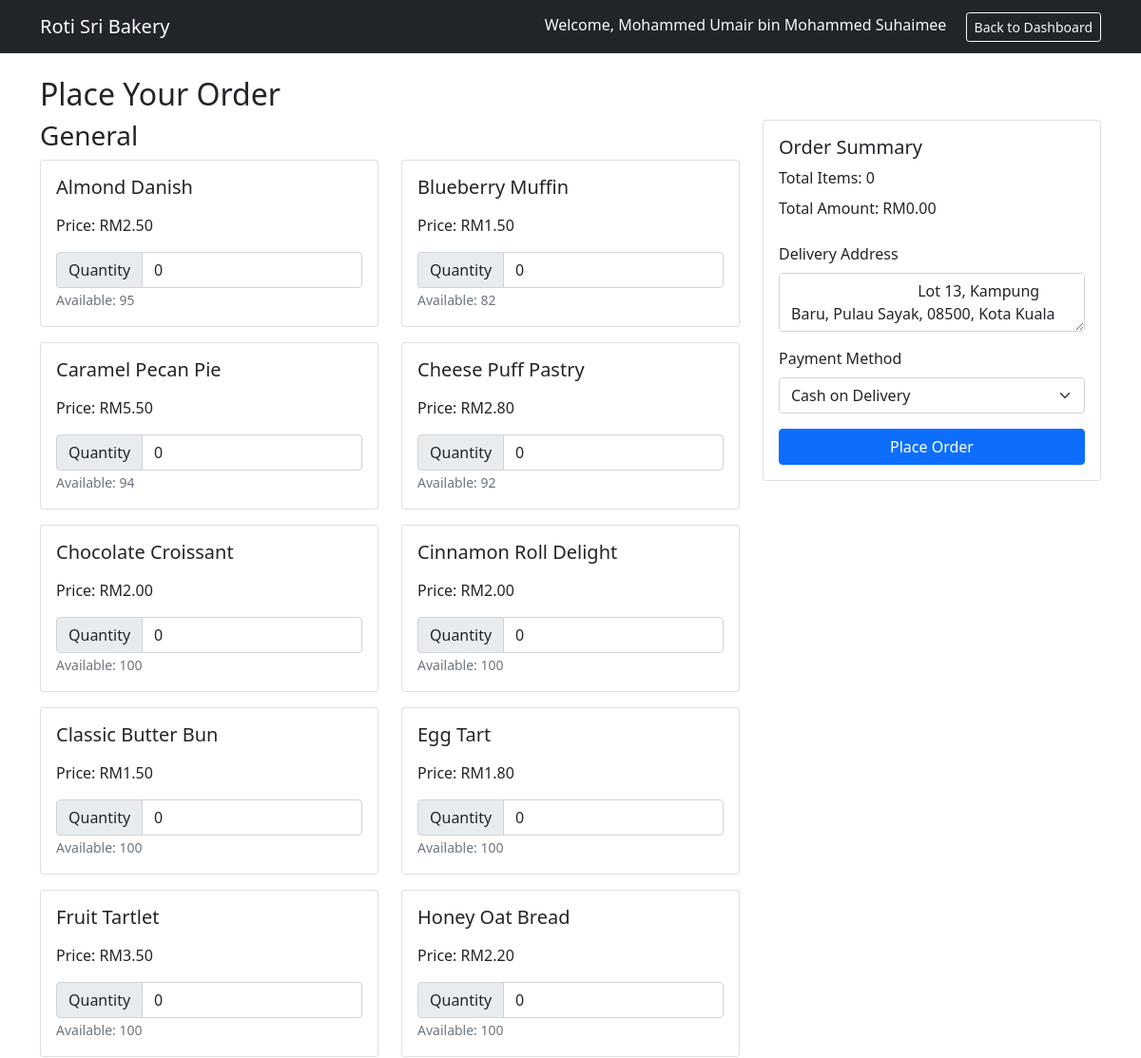
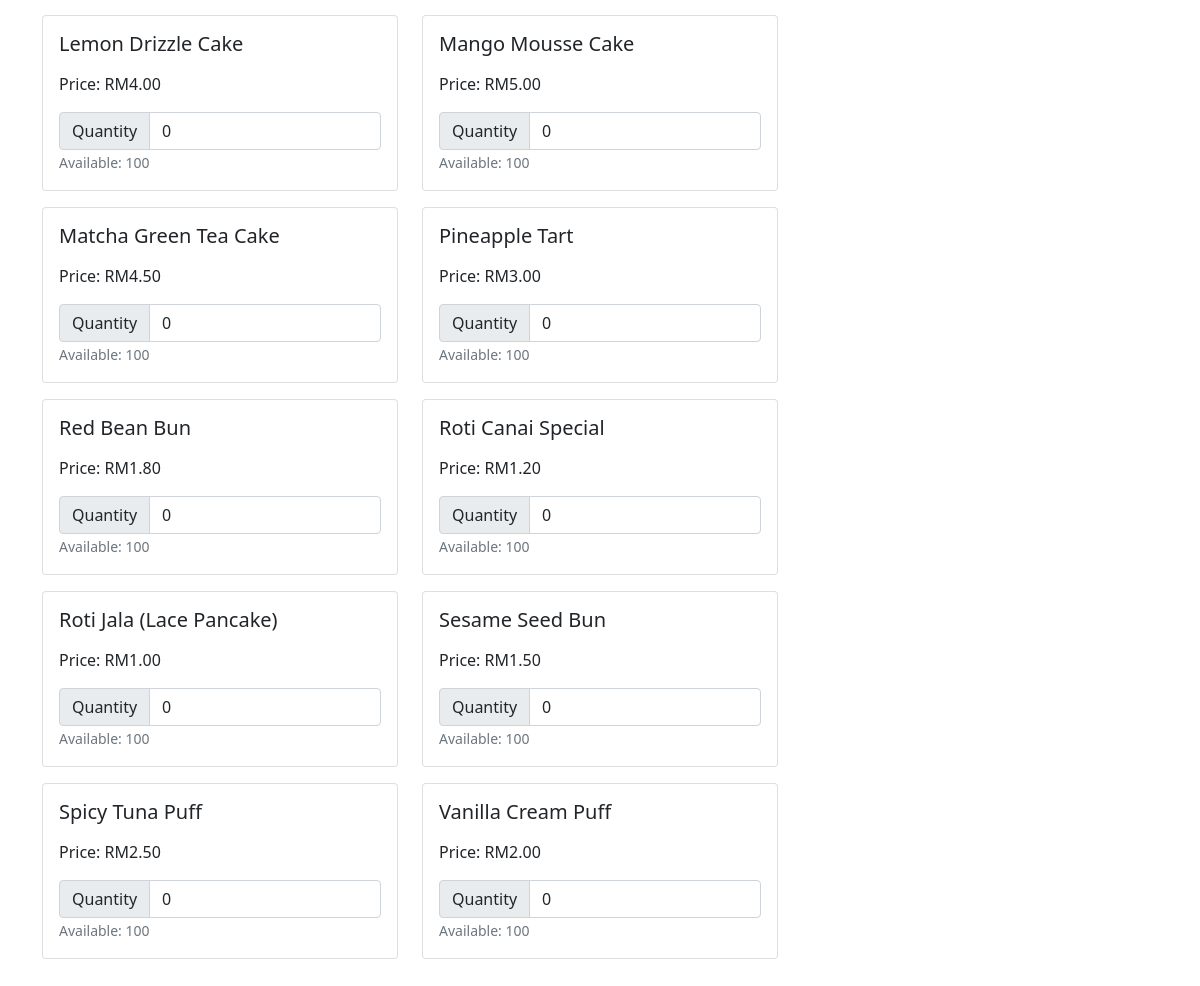
The app's page /place_order.php (signed in), older data (2 pictures, top to bottom).
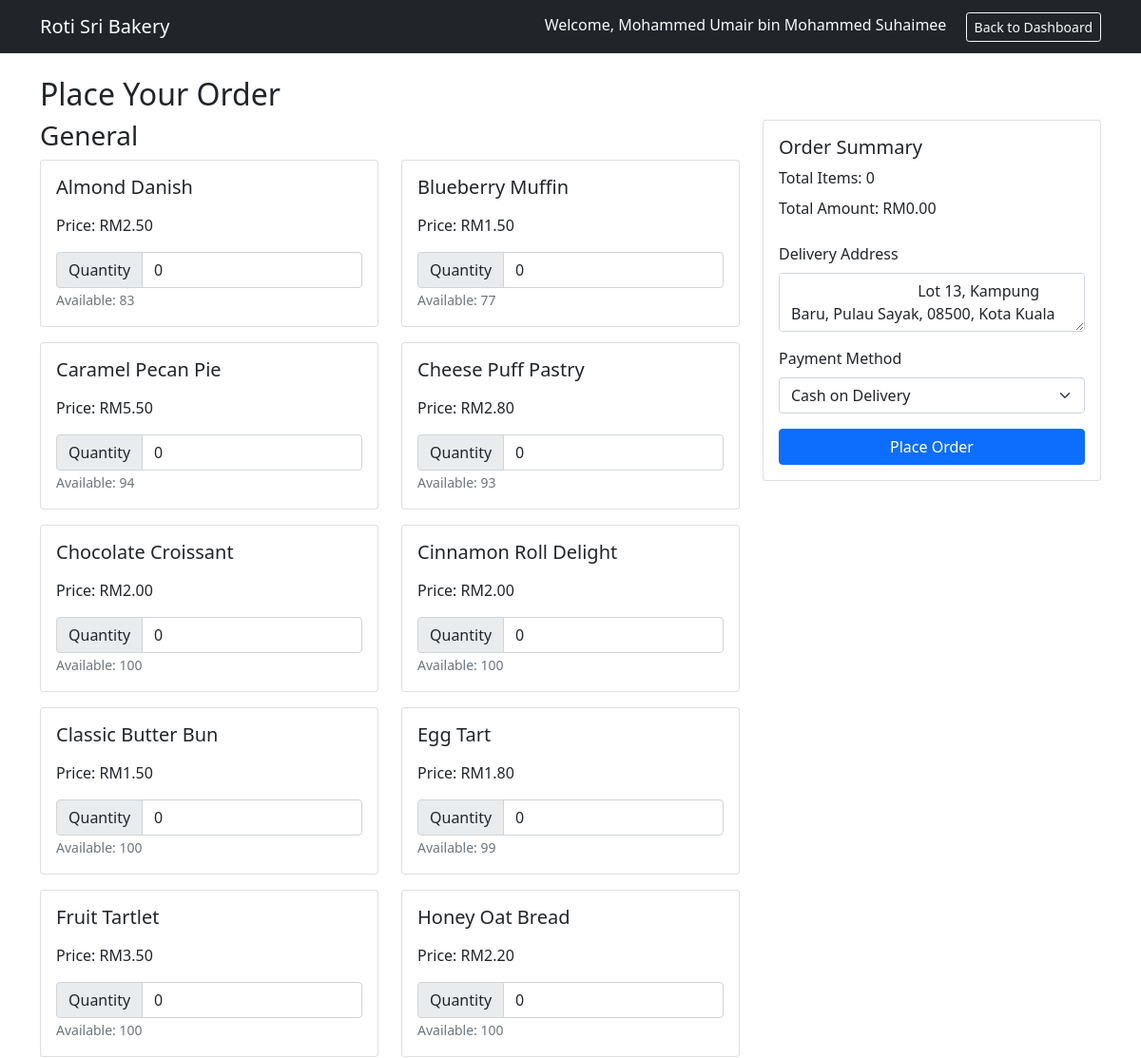
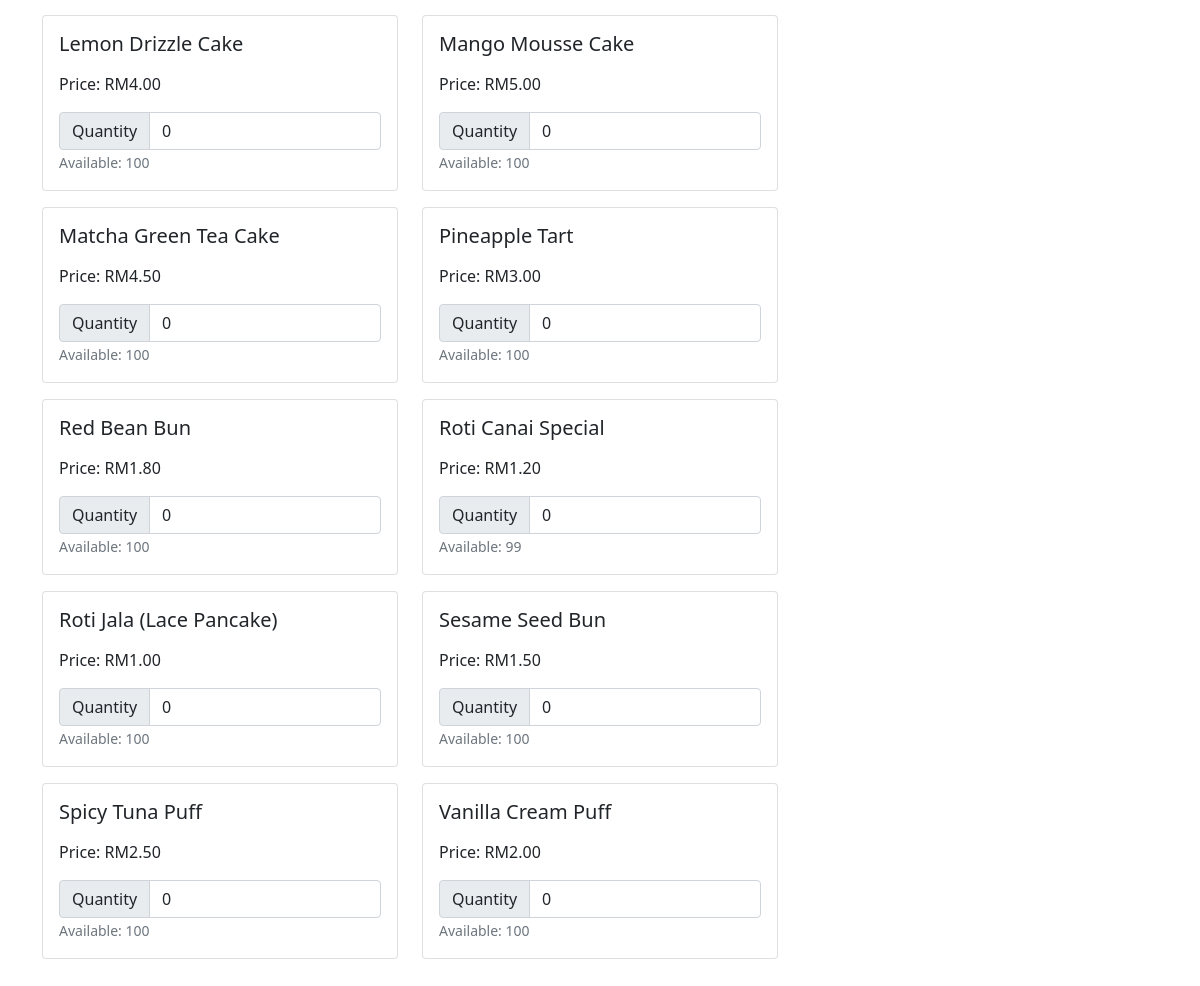
The same page, newer data (2 pictures, top to bottom).
### tables this page shows
CREATE TABLE `inventory` (
  `id` int(11) NOT NULL,
  `product_name` varchar(200) NOT NULL,
  `description` text DEFAULT NULL,
  `category` varchar(50) NOT NULL,
  `unit_price` decimal(10,2) NOT NULL,
  `stock_level` int(11) NOT NULL,
  `reorder_point` int(11) NOT NULL,
  `status` enum('active','inactive') DEFAULT 'active',
  `created_at` timestamp NOT NULL DEFAULT current_timestamp(),
  `updated_at` timestamp NOT NULL DEFAULT current_timestamp() ON UPDATE current_timestamp()
);

### place_order.php (the view, shortened to what the changed rows need)
<?php
require 'db_connection.php';
$stmt = $conn->prepare("
    SELECT i.*,
           COALESCE(i.stock_level - COALESCE(SUM(CASE
               WHEN o.status = 'pending' OR o.status = 'processing'
               THEN oi.quantity
               ELSE 0
           END), 0), i.stock_level) as actual_stock
    FROM inventory i
    LEFT JOIN order_items oi ON i.id = oi.product_id
    LEFT JOIN orders o ON oi.order_id = o.id
    WHERE i.status = 'active'
    GROUP BY i.id
    HAVING actual_stock > 0
    ORDER BY i.category, i.product_name
");
$stmt->execute();
$products = $stmt->get_result()->fetch_all(MYSQLI_ASSOC);
$categorized_products = [];
foreach ($products as $product) {
    $categorized_products[$product['category']][] = $product;
}
?>
<!DOCTYPE html>
<html>
<head>
    <link href="https://cdn.jsdelivr.net/npm/bootstrap@5.1.3/dist/css/bootstrap.min.css" rel="stylesheet">
</head>
<body>
<div class="container mt-4">
    <h2>Place Your Order</h2>
    <form method="POST" action="" class="needs-validation" novalidate>
        <div class="row">
            <div class="col-md-8">
                <?php foreach ($categorized_products as $category => $items): ?>
                    <div class="category-section">
                        <h3><?php echo htmlspecialchars($category ?: 'General'); ?></h3>
                        <div class="row">
                            <?php foreach ($items as $product): ?>
                                <div class="col-md-6 mb-3">
                                    <div class="card product-card">
                                        <div class="card-body">
                                            <h5 class="card-title">
                                                <?php echo htmlspecialchars($product['product_name']); ?>
                                            </h5>
                                            <p class="card-text">
                                                Price: RM<?php echo number_format($product['unit_price'], 2); ?>
                                            </p>
                                            <div class="input-group">
                                                <span class="input-group-text">Quantity</span>
                                                <input type="number"
                                                       class="form-control item-quantity"
                                                       name="items[<?php echo $product['id']; ?>]"
                                                       data-price="<?php echo $product['unit_price']; ?>"
                                                       min="0"
                                                       max="<?php echo $product['actual_stock']; ?>"
                                                       value="0">
                                            </div>
                                            <small class="text-muted">
                                                Available: <?php echo $product['actual_stock']; ?>
                                            </small>
                                        </div>
                                    </div>
                                </div>
                            <?php endforeach; ?>
                        </div>
                    </div>
                <?php endforeach; ?>
            </div>
        </div>
    </form>
</div>
</body>
</html>

Row changes from the older to the newer data that the page shows:
changed inventory "Almond Danish": actual_stock "95" → "83"
changed inventory "Blueberry Muffin": actual_stock "82" → "77"
changed inventory "Cheese Puff Pastry": actual_stock "92" → "93"
changed inventory "Egg Tart": actual_stock "100" → "99"
changed inventory "Roti Canai Special": actual_stock "100" → "99"
